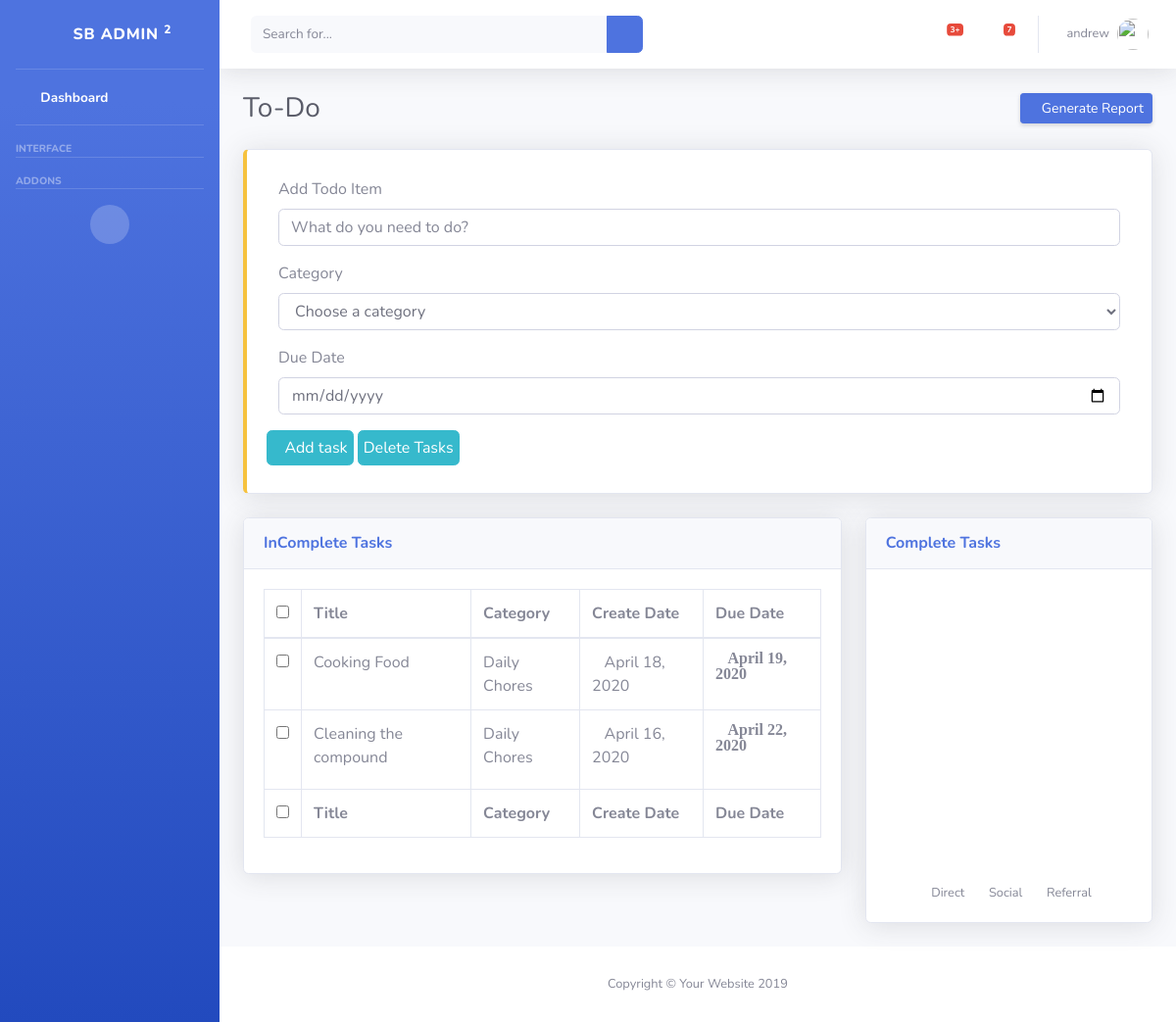
Page /todo/ (signed in) on the committed database.
### usertodo/models.py (models this page shows, shortened)
class Task(models.Model):
    title = models.CharField(max_length=250) # a varchar
    content = models.TextField(blank=True) # a text field
    created = models.DateField(default=timezone.now().strftime("%Y-%m-%d")) # a date
    due_date = models.DateField(default=timezone.now().strftime("%Y-%m-%d")) # a date
    category = models.ForeignKey(Category, default="general", on_delete=models.CASCADE) # a foreignkey
    task_author = models.ForeignKey(User, on_delete=models.CASCADE) #User
    class Meta:
        ordering = ["-created"] #ordering by the created field

class Category(models.Model): # The Category table name that inherits models.Model
	name = models.CharField(max_length=100) #Like a varchar
	class Meta:
		verbose_name = ("Category")
		verbose_name_plural = ("Categories")
	def __str__(self):
		return self.name #name to be shown when called

### usertodo/views.py (the view, shortened to what this page needs)
# urls.py: path('', index, name="all_todo_list"),
@login_required
def index(request):
    author = get_object_or_404(Profile, user=request.user)
    todos = Task.objects.filter(task_author=request.user) #quering all todos with the object manager
    categories = Category.objects.all() #getting all categories with object manager
    context = {
        "todos": todos,
        "categories":categories
    }
    return render(request, 'usertodo/index.html', context)

### templates/usertodo/index.html (shortened to what this page needs)
{% extends "usertodo/base.html" %}
{% load static %}
{% block content %}
<link href="{% static 'users/'%}vendor/datatables/dataTables.bootstrap4.min.css" rel="stylesheet">
<body id="page-top">
  <div id="wrapper">
   {% include "users/dashboard/side_bar.html" %}
    <div id="content-wrapper" class="d-flex flex-column">
      <div id="content">
        <nav class="navbar navbar-expand navbar-light bg-white topbar mb-4 static-top shadow">
          <form class="d-none d-sm-inline-block form-inline mr-auto ml-md-3 my-2 my-md-0 mw-100 navbar-search">
            <div class="input-group">
              <input type="text" class="form-control bg-light border-0 small" placeholder="Search for..." aria-label="Search" aria-describedby="basic-addon2">
              <div class="input-group-append">
                <button class="btn btn-primary" type="button">
                  <i class="fas fa-search fa-sm"></i>
                </button>
              </div>
            </div>
          </form>
          {% include "users/dashboard/top_bar.html" %}
        <div class="container-fluid">
          <div class="d-sm-flex align-items-center justify-content-between mb-4">
            <h1 class="h3 mb-0 text-gray-800">To-Do</h1>
            <a href="#" class="d-none d-sm-inline-block btn btn-sm btn-primary shadow-sm"><i class="fas fa-download fa-sm text-white-50"></i> Generate Report</a>
          </div>
          <div class="row">
            <div class="col-md-12 col-md-6 mb-4">
              <div class="card border-left-warning shadow h-100 py-2">
                <div class="card-body">
                  <div class="row no-gutters align-items-center">
                    <div class="col-md-12 mr-2">
                      <form id="task-form" method="POST">
                        <div class="col-md-12">
                            <div class="form-group">
                               <label>Add Todo Item</label>
                                <input type="text" id="description" class="taskName form-control" placeholder="What do you need to do?" name="description" required>
                            </div>
                            <div class="form-group">
                                  <label for="category">Category</label>
                                  <i class="fa fa-caret-down selectArrow"></i>
                                  <select id="category" class="form-control" name="category_select">
                                  <option class="disabled" value="">Choose a category</option>
                                  </select>
                              </div>
                              <div class="form-group half last right">
                                  <label for="dueDate">Due Date</label>
                                  <input type="date" id="dueDate" class="form-control" name="date">
                              </div>
                              <div class="row">
                                  <button class="taskAdd btn btn-info btn-fill" style="padding:5px;" name="taskAdd" type="submit"><i class="fa fa-plus icon"></i>Add task</button>
                                  <button class="taskDelete btn btn-info btn-fill" style="padding:5px;" name="taskDelete" formnovalidate="" type="submit" onclick="$('input#sublist').click();">Delete Tasks</button>
                              </div>
                          </div>
                     </div>
                  </div>
                </div>
              </div>
            </div>
          </div>
          <div class="row">
            <div class="col-xl-8 col-lg-7">
              <div class="card shadow mb-4">
                <div class="card-header py-3 d-flex flex-row align-items-center justify-content-between">
                  <h6 class="m-0 font-weight-bold text-primary">InComplete Tasks</h6>
                  <div class="dropdown no-arrow">
                    <a class="dropdown-toggle" href="#" role="button" id="dropdownMenuLink" data-toggle="dropdown" aria-haspopup="true" aria-expanded="false">
                      <i class="fas fa-ellipsis-v fa-sm fa-fw text-gray-400"></i>
                    </a>
                  </div>
                </div>
                <div class="card-body">
                <div class="table-responsive">
                 <table class="table table-bordered" id="dataTable" width="100%" cellspacing="0">
                  <thead>
                    <tr>
                      <th><input type="checkbox" class="taskCheckbox" name="checkedbox"></th>
                      <th>Title</th>
                      <th>Category</th>
                      <th>Create Date</th>
                      <th>Due Date</th>
                    </tr>
                  </thead>
                  <tfoot>
                    <tr>
                      <th><input type="checkbox" class="taskCheckbox" name="checkedbox"></th>
                      <th>Title</th>
                      <th>Category</th>
                      <th>Create Date</th>
                      <th>Due Date</th>
                    </tr>
                  </tfoot>
                  <tbody>
                   {% for todo in todos %}
                    <tr>
                      <td><input type="checkbox" class="taskCheckbox" name="checkedbox" id="{{ todo.id }}" value="{{ todo.id }}"></td>
                      <td><label for="{{ todo.id }}"><span class="complete-">{{ todo.title }}</span></label></td>
                      <td><span class="category-{{ todo.category }}">{{ todo.category }}</span></td>
                      <td><i class="fa fa-calendar"></i>{{ todo.created }}</td>
                      <td><i class="fa fa-calendar">{{ todo.due_date }}</td>
                    </tr>
                    {% endfor %}
                    </tbody>
                  </table>
                </div>
              </div>
              </div>
            </div>
            <div class="col-xl-4 col-lg-5">
              <div class="card shadow mb-4">
                <div class="card-header py-3 d-flex flex-row align-items-center justify-content-between">
                  <h6 class="m-0 font-weight-bold text-primary">Complete Tasks</h6>
                  <div class="dropdown no-arrow">
                    <a class="dropdown-toggle" href="#" role="button" id="dropdownMenuLink" data-toggle="dropdown" aria-haspopup="true" aria-expanded="false">
                      <i class="fas fa-ellipsis-v fa-sm fa-fw text-gray-400"></i>
                    </a>
                  </div>
                </div>
                <div class="card-body">
                  <div class="chart-pie pt-4 pb-2">
                    <canvas id="myPieChart"></canvas>
                  </div>
                  <div class="mt-4 text-center small">
                    <span class="mr-2">
                      <i class="fas fa-circle text-primary"></i> Direct
                    </span>
                    <span class="mr-2">
                      <i class="fas fa-circle text-success"></i> Social
                    </span>
                    <span class="mr-2">
                      <i class="fas fa-circle text-info"></i> Referral
                    </span>
                  </div>
                </div>
              </div>
            </div>
          </div>
        </div>
      </div>
      {% include "users/dashboard/footer.html" %}
    </div>
  </div>
{% endblock content %}

### templates/users/dashboard/top_bar.html (shortened to what this page needs)
          <ul class="navbar-nav ml-auto">
            <li class="nav-item dropdown no-arrow mx-1">
              <a class="nav-link dropdown-toggle" href="#" id="alertsDropdown" role="button" data-toggle="dropdown" aria-haspopup="true" aria-expanded="false">
                <i class="fas fa-bell fa-fw"></i>
                <span class="badge badge-danger badge-counter">3+</span>
              </a>
            </li>
            <li class="nav-item dropdown no-arrow mx-1">
              <a class="nav-link dropdown-toggle" href="#" id="messagesDropdown" role="button" data-toggle="dropdown" aria-haspopup="true" aria-expanded="false">
                <i class="fas fa-envelope fa-fw"></i>
                <span class="badge badge-danger badge-counter">7</span>
              </a>
            </li>
            <li class="nav-item dropdown no-arrow">
              <a class="nav-link dropdown-toggle" href="#" id="userDropdown" role="button" data-toggle="dropdown" aria-haspopup="true" aria-expanded="false">
                <span class="mr-2 d-none d-lg-inline text-gray-600 small">{{user.username}}</span>
                <img class="img-profile rounded-circle" src="https://source.unsplash.com/QAB-WJcbgJk/60x60">
              </a>
            </li>
          </ul>
        </nav>

### rows in the picture
Task: title "Cooking Food", category "Daily Chores", created "April 18, 2020", due_date "April 19, 2020"
Task: title "Cleaning the compound", category "Daily Chores", created "April 16, 2020", due_date "April 22, 2020"

### other values in the picture
{{ user.username }} "andrew"
